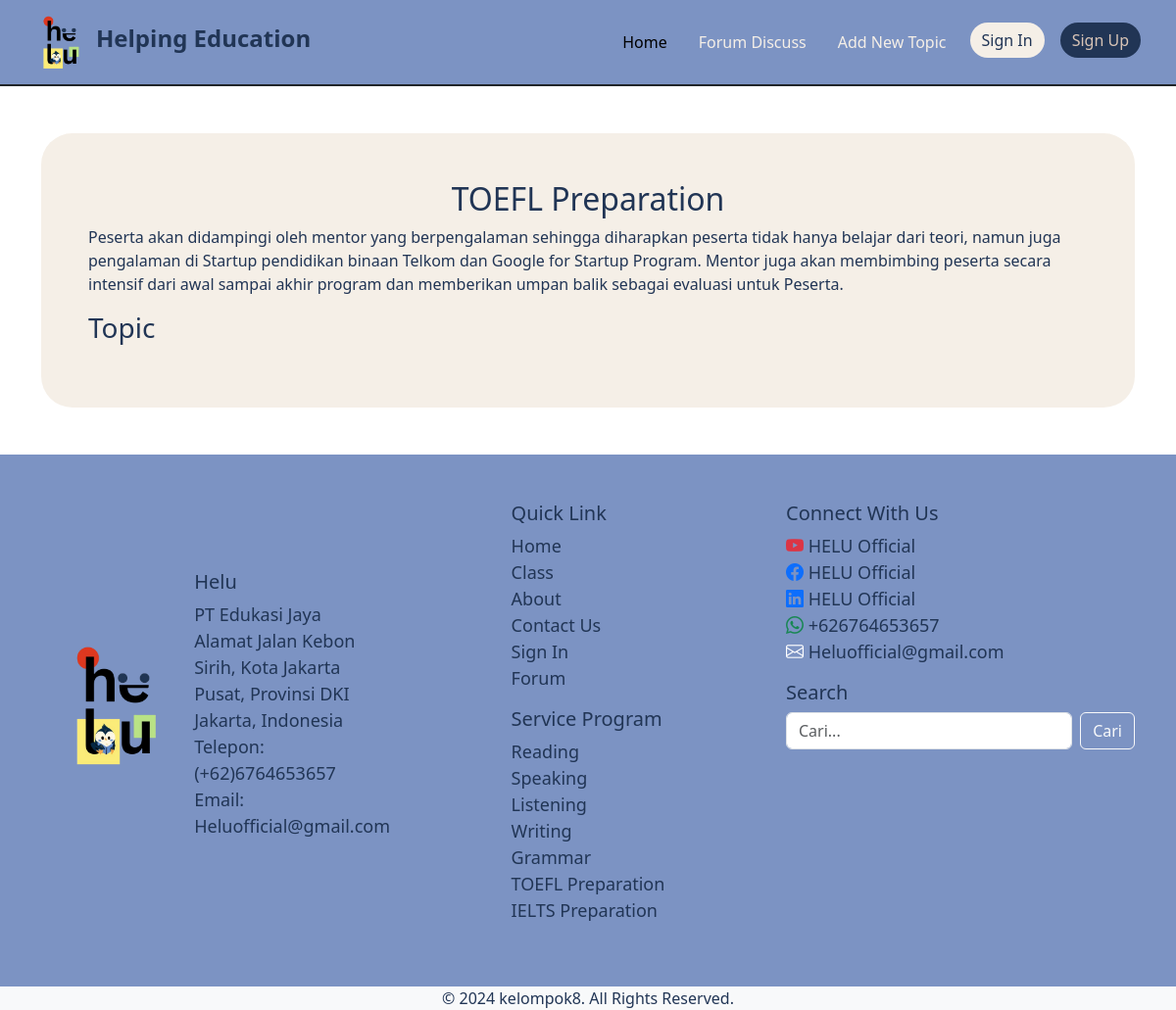
The app's page /forum/2/, older data.
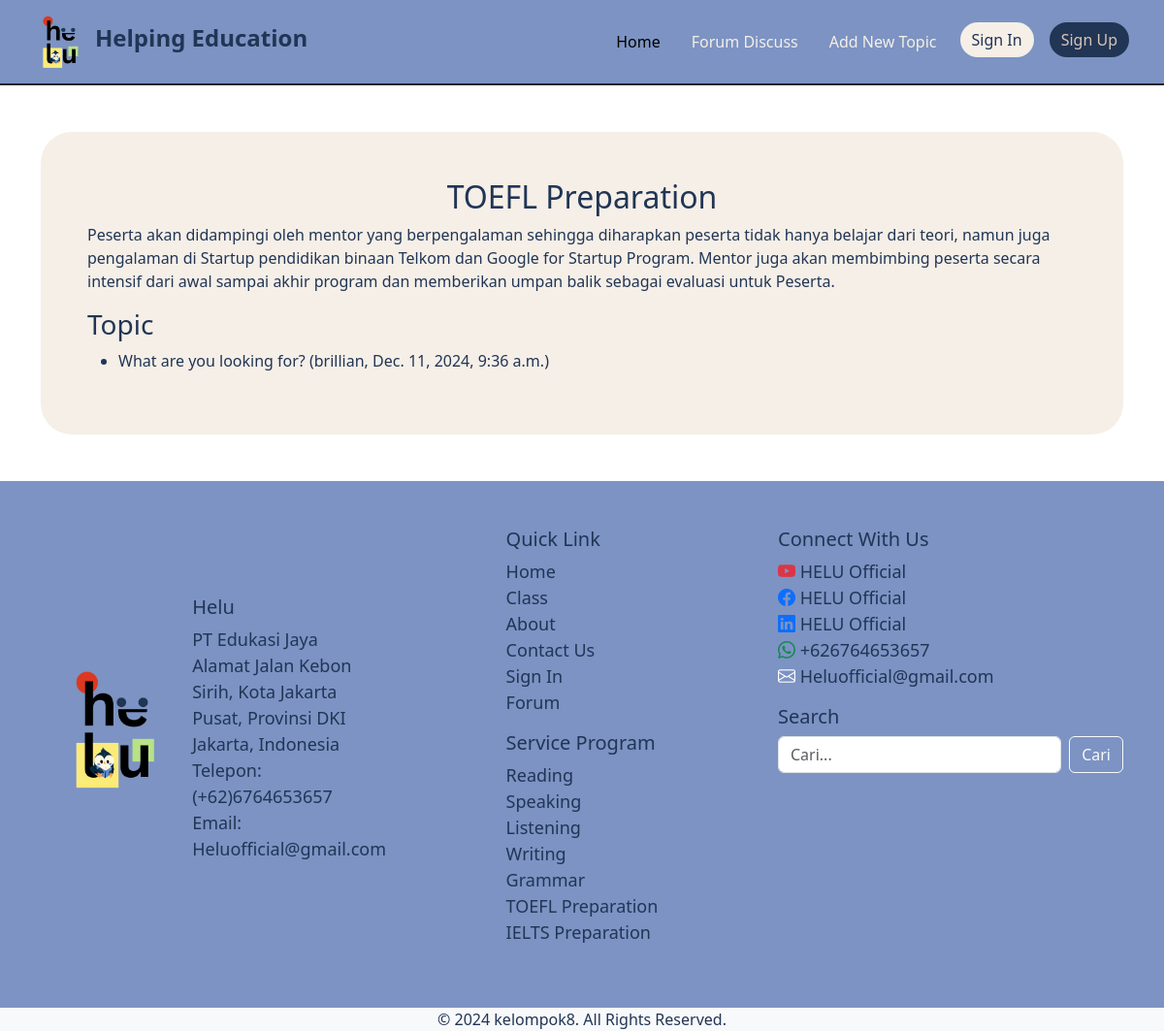
The same page, newer data.
### forum_discuss/models.py (models this page shows, shortened)
class Post(models.Model):
    topic = models.ForeignKey(Topic, related_name='posts', on_delete=models.CASCADE)
    content = models.TextField()
    created_at = models.DateTimeField(auto_now_add=True)
    created_by = models.ForeignKey(User, on_delete=models.CASCADE)

### forum_discuss/views.py (the view)
# urls.py: path('<int:pk>/', views.topic_detail, name='topic_detail'),
def topic_detail(request, pk):
    topic = get_object_or_404(Topic, pk=pk)
    return render(request, 'forum/topic_detail.html', {'topic': topic})

### templates/forum/topic_detail.html (shortened to what this page needs)
{% extends 'topicBase.html' %}
{%load static%}
{%block content%}
<section class="container my-5">
    <div class=" bg-light1 p-5 color-dark rounded-5">
        <h2 class="text-center">{{ topic.title }}</h2>
        <p>{{ topic.description }}</p>
        <h3>Topic</h3>
        <ul>
            {% for post in topic.posts.all %}
                <li>{{ post.content }} ({{ post.created_by }}, {{ post.created_at }})</li>
            {% endfor %}
        </ul>
    </div>
</section>
{%endblock content%}

Row changes from the older to the newer data that the page shows:
added Post: content "What are you looking for?", created_by "brillian", created_at "Dec. 11, 2024, 9:36 a.m."
